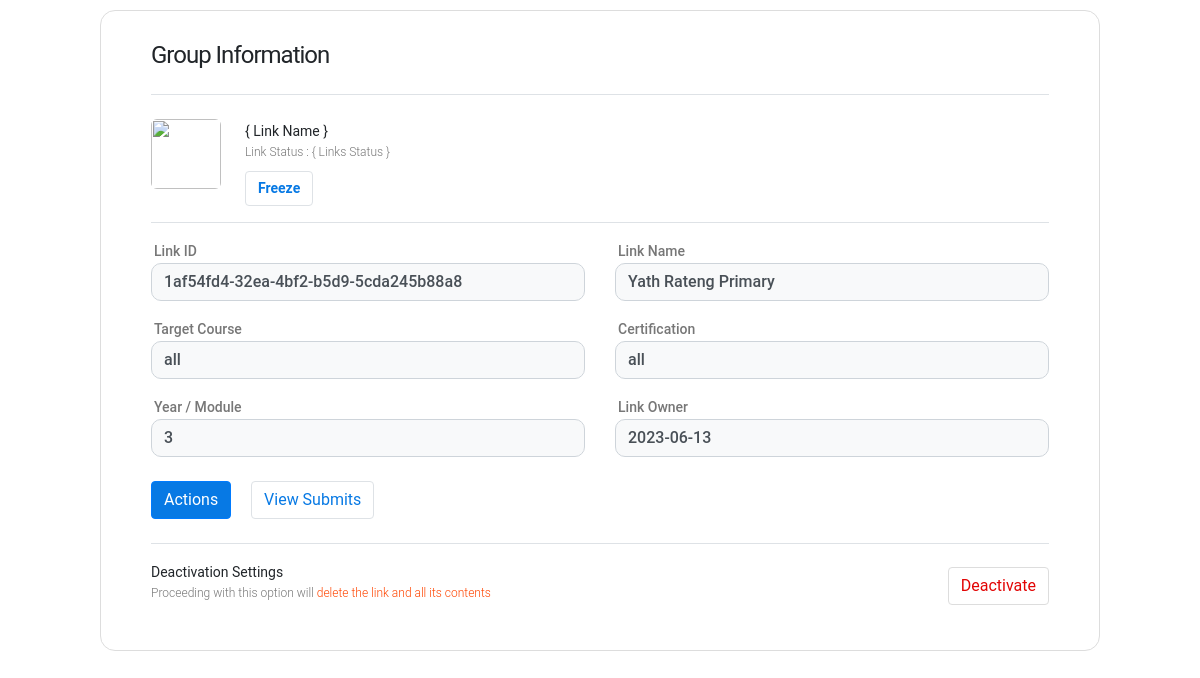
The page /Link/1af54fd4-32ea-4bf2-b5d9-5cda245b88a8 on the database its author committed.
### tables this page shows
CREATE TABLE UploadLinks(

                                        LinkID text NOT NULL,
                                        LinkTitle text NOT NULL ,
                                        TagCertification text NOT NULL,
                                        TagCourse text  NOT NULL,
                                        TagModule text NOT NULL,
                                        Validity text NOT NULL,
                                        Descriptor text NOT NULL,
                                        LinkOwner text NOT NULL,
                                        Timelapse text NOT NULL,
                                        Status text NOT NULL ,
                                        Sharebox text NOT NULL ,
                                        LinkSize text NOT NULL,
                                        JoinLink text NOT NULL
                                    );

### Daemon.py (the view)
@app.route("/Link/<string:UniqueID>")
def Link(UniqueID):
    Connection_Manager  =  Register_Upload_Link.create_connection("./static/Databases/backup.db")
    ObjectData = Register_Upload_Link.Query_Link_Existence(Connection_Manager , UniqueID )
    return render_template("LinkInformation.html" , ObjectData=ObjectData )

### Create_Link_DBContext.py (called while the page is built)
def create_connection(db_file):
    conn = None
    try:
        conn = sqlite3.connect(db_file)
    except Error as e:
        print(e)
    return conn

def Query_Link_Existence(conn , UniqueStr):
    cur = conn.cursor()
    cur.execute("SELECT * FROM UploadLinks  WHERE LinkID=?", (UniqueStr,))
    Credential = cur.fetchall()
    for DataChunk in Credential:
        print(DataChunk)
    return Credential

### templates/LinkInformation.html (shortened to what this page needs)
<!doctype html>
                        <html>
                            <head>
                                <link href='https://maxcdn.bootstrapcdn.com/bootstrap/4.0.0/css/bootstrap.min.css' rel='stylesheet'>
                                <link href='#' rel='stylesheet'>
                                </head>
                                <body >
                                <div class="wrapper bg-white mt-sm-10" style="width:fit">
    <h4 class="pb-4 border-bottom"> Group Information  </h4>
    <div class="d-flex align-items-start py-3 border-bottom">
        <img src="https://images.pexels.com/photos/1037995/pexels-photo-1037995.jpeg?auto=compress&cs=tinysrgb&dpr=1&w=500"
            class="img" alt="">
        <div class="pl-sm-4 pl-2" id="img-section">
            <b> { Link Name }  </b>
            <p> Link Status : { Links Status } </p>
            <button class="btn button border"><b> Freeze </b></button>
        </div>
    </div>
    <div class="py-2">
        <div class="row py-2">
            <div class="col-md-6">
              {% for ObjectData in ObjectData %}
                <label for="firstname"> Link ID </label>
                <input type="text" class="bg-light form-control" value="{{ObjectData[0]}}">
            </div>
            <div class="col-md-6 pt-md-0 pt-3">
                <label for="lastname"> Link Name </label>
                <input type="text" class="bg-light form-control" value="{{ObjectData[1]}}">
            </div>
        </div>
        <div class="row py-2">
            <div class="col-md-6">
                <label for="email"> Target Course </label>
                <input type="text" class="bg-light form-control" value="{{ObjectData[2]}}">
            </div>
            <div class="col-md-6 pt-md-0 pt-3">
                <label for="phone"> Certification </label>
                <input type="tel" class="bg-light form-control"  value="{{ObjectData[3]}}">
            </div>
        </div>
        <div class="row py-2">
            <div class="col-md-6">
                <label for="email">  Year / Module  </label>
                <input type="text" class="bg-light form-control" value="{{ObjectData[4]}}">
            </div>
            <div class="col-md-6 pt-md-0 pt-3">
                <label for="phone"> Link Owner </label>
                <input type="tel" class="bg-light form-control"  value="{{ObjectData[5]}}">
            </div>
        </div>
       {% endfor %}
        <div class="py-3 pb-4 border-bottom">
            <button class="btn btn-primary mr-3"> Actions </button>
            <button class="btn border button" onclick="trollBox()"> View Submits </button>
        </div>
        <div class="d-sm-flex align-items-center pt-3" id="deactivate">
            <div>
                <b>Deactivation Settings </b>
                <p> Proceeding with this option will <span style="color:orangered"> delete the link and all its contents   </span> </p>
            </div>
            <div class="ml-auto">
                <button class="btn danger">Deactivate</button>
            </div>
        </div>
    </div>
</div>
                                </body>
                            </html>

### templates/LinkInformation.html (style rules this page uses)
* { margin: 0; padding: 0; box-sizing: border-box; }
body { font-family: 'Poppins', sans-serif; background-color: aliceblue; }
.wrapper { padding: 30px 50px; border: 1px solid #ddd; border-radius: 15px; margin: 10px auto; max-width: 1000px; }
h4 { letter-spacing: -1px; font-weight: 400; }
.img { width: 70px; height: 70px; border-radius: 6px; object-fit: cover; }
#img-section p,#deactivate p { font-size: 12px; color: #777; margin-bottom: 10px; text-align: justify; }
#img-section b,#img-section button,#deactivate b { font-size: 14px; }
label { margin-bottom: 0; font-size: 14px; font-weight: 500; color: #777; padding-left: 3px; }
.form-control { border-radius: 10px; }
input[value] { font-weight: 500; }
.button { background-color: #fff; color: #0779e4; }
.btn-primary { background-color: #0779e4; }
.danger { background-color: #fff; color: #e20404; border: 1px solid #ddd; }
body { font-family: "Roboto", -apple-system, BlinkMacSystemFont, "Segoe UI", Roboto, "Helvetica Neue", Arial, "Noto Sans", sans-serif, "Apple Color Emoji", "Segoe UI Emoji", "Segoe UI Symbol", "Noto Color Emoji"; background-color: #fff; font-weight: 300; }
p { color: #b3b3b3; font-weight: 300; }
h1, h2, h3, h4, h5, h6, .h1, .h2, .h3, .h4, .h5, .h6 { font-family: "Roboto", -apple-system, BlinkMacSystemFont, "Segoe UI", Roboto, "Helvetica Neue", Arial, "Noto Sans", sans-serif, "Apple Color Emoji", "Segoe UI Emoji", "Segoe UI Symbol", "Noto Color Emoji"; }

### rows shown on the page
UploadLinks: LinkID "1af54fd4-32ea-4bf2-b5d9-5cda245b88a8", LinkTitle "Yath Rateng Primary", TagCertification "all", TagCourse "all", TagModule "3", Validity "2023-06-13"
